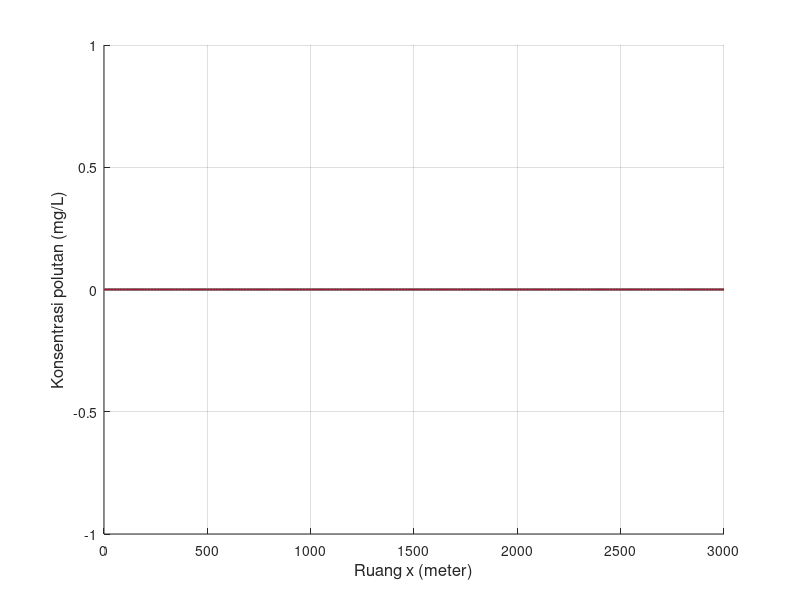

MATLAB code to generate this figure: (Note: this script raises an error after producing the figure.)
clear; clc; close all;

% Feby Syarief Al A`raaf
% 26050124130087
% Oseanografi C
%
% Simulasi adveksi/difusi 1 dimensi metode Crank-Nicolson
% Sumber polutan diskontinu
% Grafik: konsentrasi polutan terhadap ruang
% NIM = 087, sehingga:
% x = 0, y = 8, z = 7

x_digit = 0;
y_digit = 8;
z_digit = 7;

C_source = 10 * z_digit;

L = 3000;
T = 7200;

scenario(1).nama = 'Skenario 1';
scenario(1).dx   = 15;
scenario(1).dt   = 6;
scenario(1).G    = 0.5;
scenario(1).m    = 15 + z_digit;

scenario(2).nama = 'Skenario 2';
scenario(2).dx   = 30;
scenario(2).dt   = 6;
scenario(2).G    = 0.05;
scenario(2).m    = 30 + z_digit;

scenario(3).nama = 'Skenario 3';
scenario(3).dx   = 15;
scenario(3).dt   = 6;
scenario(3).G    = 1;
scenario(3).m    = 15 + z_digit;

folder_output = 'output_Diskontinu_CN_Polutan_Terhadap_Ruang';
if ~exist(folder_output, 'dir')
    mkdir(folder_output);
end

for s = 1:numel(scenario)

    fprintf('\nMemproses %s\n', scenario(s).nama);

    dx       = scenario(s).dx;
    dt       = scenario(s).dt;
    G        = scenario(s).G;
    m_source = scenario(s).m;
    n_source = 20 + z_digit;

    M_grid = round(L / dx) + 1;
    Mmax   = max(M_grid, m_source);
    Nmax   = round(T / dt);

    alpha = (G * dt) / (dx^2);

    fprintf('dx = %.3f m, dt = %.3f s, G = %.3f m^2/s, m = %d, n = %d\n', dx, dt, G, m_source, n_source);
    fprintf('Mmax = %d, Nmax = %d, alpha = %.6f\n', Mmax, Nmax, alpha);

    F = zeros(Nmax + 1, Mmax);

    t_step = 0:Nmax;
    t_time = t_step * dt;
    x_grid = 0:(Mmax - 1);
    x_pos  = x_grid * dx;

    tv = [5 7 9 11 13 15 17];
    tv_valid = tv(tv >= 0 & tv <= T);
    n_plot = round(tv_valid / dt) + 1;

    if length(tv_valid) < length(tv)
        fprintf('%s: beberapa waktu berada di luar domain sehingga tidak digrafikkan.\n', scenario(s).nama);
    end

    a = -alpha;
    b = 2 + 2 * alpha;
    c = -alpha;

    H = zeros(1, Mmax);
    Q = zeros(1, Mmax);
    D = zeros(1, Mmax);

    for n = 1:Nmax

        if n == n_source
            F(n, m_source) = C_source;
        end

        for i = 2:(Mmax-1)
            D(i) = alpha * F(n, i+1) + (2 - 2 * alpha) * F(n, i) + alpha * F(n, i-1);
        end

        D(2)      = D(2) + alpha * F(n+1, 1);
        D(Mmax-1) = D(Mmax-1) + alpha * F(n+1, Mmax);

        H(2) = c / b;
        Q(2) = D(2) / b;

        for i = 3:(Mmax-1)
            denom = b - a * H(i-1);
            H(i) = c / denom;
            Q(i) = (D(i) - a * Q(i-1)) / denom;
        end

        F(n+1, Mmax-1) = Q(Mmax-1);

        for j = (Mmax-2):-1:2
            F(n+1, j) = H(j) * F(n+1, j+1) + Q(j);
        end

        F(n+1, 1)    = F(n+1, 2);
        F(n+1, Mmax) = F(n+1, Mmax-1);
    end

    fig = figure('Visible', 'off', 'Position', [100 100 1400 600]);
    hold on;

    legend_text = {};

    for k = 1:length(n_plot)
        plot(x_pos, F(n_plot(k), :), 'LineWidth', 1.2);
        legend_text{end+1} = sprintf('t = %d s', tv_valid(k));
    end

    grid on;
    xlabel('Ruang x (meter)', 'FontSize', 12);
    ylabel('Konsentrasi polutan (mg/L)', 'FontSize', 12);
    title(sprintf('%s - Konsentrasi polutan terhadap ruang', scenario(s).nama), ...
        'Feby Syarief-0087-Ose C', 'FontSize', 14, 'FontWeight', 'bold');
    xlim([x_pos(1), x_pos(end)]);

    y_max = max(F(n_plot, :), [], 'all');
    if isempty(y_max) || isnan(y_max) || y_max <= 0
        ylim([0 1]);
    else
        ylim([0, max(C_source * 1.2, y_max * 1.1)]);
    end

    set(gca, 'FontSize', 11);

    legend(legend_text, ...
        'Location', 'northwest', ...
        'FontSize', 8, ...
        'NumColumns', 2, ...
        'Box', 'on');

    hold off;

    nama_file = sprintf('cn_diskontinu_ruang_skenario_%d.png', s);
    saveas(fig, fullfile(folder_output, nama_file));
    close(fig);

    fprintf('%s selesai diproses.\n', scenario(s).nama);
end

fprintf('\nSemua skenario telah selesai diproses.\n');
